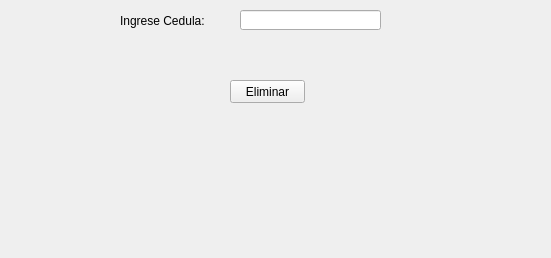
<?xml version="1.0" encoding="UTF-8"?>
<ui version="4.0">
 <class>FormDeleteUser</class>
 <widget class="QWidget" name="FormDeleteUser">
  <property name="geometry">
   <rect>
    <x>0</x>
    <y>0</y>
    <width>551</width>
    <height>258</height>
   </rect>
  </property>
  <property name="windowTitle">
   <string>Form</string>
  </property>
  <widget class="QLabel" name="lbCedula">
   <property name="geometry">
    <rect>
     <x>120</x>
     <y>10</y>
     <width>111</width>
     <height>21</height>
    </rect>
   </property>
   <property name="text">
    <string>Ingrese Cedula:</string>
   </property>
  </widget>
  <widget class="QLineEdit" name="leCedula">
   <property name="geometry">
    <rect>
     <x>240</x>
     <y>10</y>
     <width>141</width>
     <height>20</height>
    </rect>
   </property>
  </widget>
  <widget class="QPushButton" name="btnAceptar">
   <property name="geometry">
    <rect>
     <x>230</x>
     <y>80</y>
     <width>75</width>
     <height>23</height>
    </rect>
   </property>
   <property name="text">
    <string>Eliminar</string>
   </property>
  </widget>
 </widget>
 <resources/>
 <connections/>
</ui>
